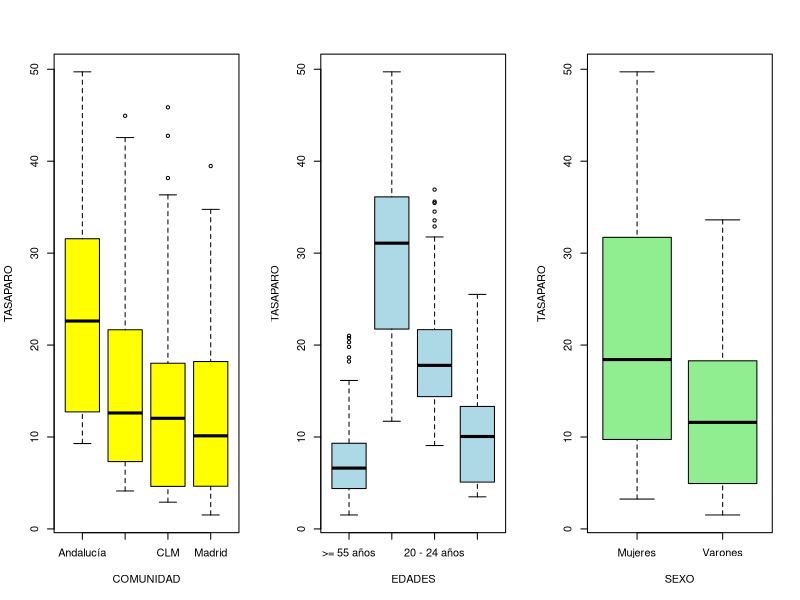
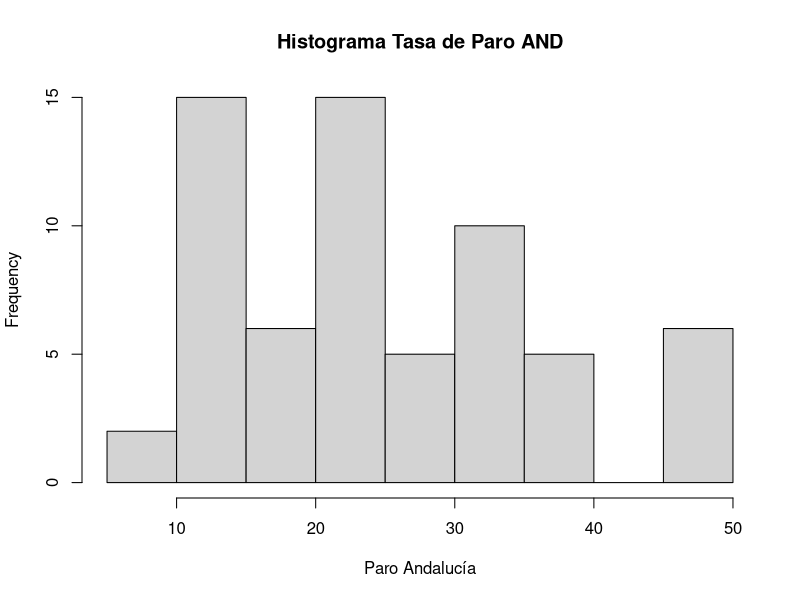

These charts were generated, in order, by the following R code:
#Lectura de datos
library(readxl)
Paro_CCAA <- read_excel("Paro_CCAA.xlsx")
Paro <- Paro_CCAA
rm(Paro_CCAA)
head(Paro)
attach(Paro)


#Conversión a factor
is.factor(Paro$COMUNIDAD)
Paro$COMUNIDAD<-as.factor(Paro$COMUNIDAD)
is.factor(Paro$EDADES)
Paro$EDADES<-as.factor(Paro$EDADES)
is.factor(Paro$SEXO)
Paro$SEXO <-as.factor(Paro$SEXO)
summary(Paro)


#Tratamiento individual
PAROEDAD<-as.data.frame(split(TASAPARO,EDADES)) #Divide la variable cuantitativa en funcion del factor
head(PAROEDAD)
tapply(TASAPARO,EDADES,summary) #summary de la tasa de paro por edades

#Analisis gráfico
par(mfrow=c(1,3))
boxplot(TASAPARO~COMUNIDAD, col="yellow")  
boxplot(TASAPARO~EDADES, col="lightblue")
boxplot(TASAPARO~SEXO, col="lightgreen")
#Tasa de paro según CCAA


# Vamos a comprobar que no haya problemas de heteroscedasticidad mediante el test de Levene.
# Para ello tenemos que cargar la libreria "car", tambien hay funciones en R 
# para los test de Bartlett y Fligner-Killeen.

#Contraste de hipótesis del ANOVA
library(car)
##Homocedasticidad
#COMUNIDAD
leveneTest(TASAPARO~COMUNIDAD,data=Paro)   #Test de de Levene. Comprobar homocedasticidad. Ho: Igualdad de varianzas
bartlett.test(TASAPARO~COMUNIDAD,data=Paro) #Test de Bartlett. Comprobar homocedasticidad. Ho: Igualdad de varianzas
fligner.test(TASAPARO~COMUNIDAD,data=Paro)  #Test de Fligner-Killeen. Comprobar homocedasticidad. Ho: Igualdad de varianzas
#EDADES
leveneTest(TASAPARO~EDADES,data=Paro)   
bartlett.test(TASAPARO~EDADES,data=Paro) 
fligner.test(TASAPARO~EDADES,data=Paro)
#SEXO
leveneTest(TASAPARO~SEXO,data=Paro)   
bartlett.test(TASAPARO~SEXO,data=Paro) 
fligner.test(TASAPARO~SEXO,data=Paro)
##Normalidad
#Usamos solo el test #Shapiro-Wilks, hay otros tipos de test
library(nortest)
tapply(TASAPARO,COMUNIDAD,shapiro.test)  
tapply(TASAPARO,EDADES,shapiro.test)
tapply(TASAPARO,SEXO,shapiro.test)
#Se rechaza la hipótesis nula de normalidad en todos los casos
#Histograma
partes <- data.frame(split(Paro,COMUNIDAD)) #Dividimos juarte según categoría de producto
View(partes)
#Así podemos visualizar la normalidad
par(mfrow=c(1,1))
hist(partes$Andalucía.TASAPARO,main="Histograma Tasa de Paro AND",xlab="Paro Andalucía") 

# La tabla de analisis de la varianza es (Tabla ANOVA)
Paro.aov <- aov(TASAPARO~COMUNIDAD*SEXO*EDADES,data=Paro) #La funcion aov genera la lista de datos para la puntuacion segun el metodo
summary(Paro.aov)
#Tanto los factores como sus interacciones son todos significativos
# La estimacion del tamaño de los efectos es:
eta2.COMUNIDAD<- summary(Paro.aov)[[1]][1,2]/(summary(Paro.aov)[[1]][1,2] + 1757) 
eta2.SEXO<- summary(Paro.aov)[[1]][2,2]/(summary(Paro.aov)[[1]][2,2]+ 1757)
eta2.EDADES<- summary(Paro.aov)[[1]][3,2]/(summary(Paro.aov)[[1]][3,2]+ 1757)
eta2.comunidadsexo<- summary(Paro.aov)[[1]][4,2]/(summary(Paro.aov)[[1]][4,2]+ 1757)
eta2.comunidadedades<- summary(Paro.aov)[[1]][5,2]/(summary(Paro.aov)[[1]][5,2]+ 1757)
eta2.sexoedades<- summary(Paro.aov)[[1]][6,2]/(summary(Paro.aov)[[1]][6,2]+ 1757)
eta2.comunidadsexoedades<- summary(Paro.aov)[[1]][7,2]/(summary(Paro.aov)[[1]][7,2]+ 1757)
eta2.COMUNIDAD
eta2.SEXO
eta2.EDADES
eta2.comunidadsexo
eta2.comunidadedades
eta2.sexoedades
eta2.comunidadsexoedades

#Parametros
model.tables(Paro.aov) #Diferencia respecto a la gran media, 
model.tables(Paro.aov, type="mean") #medias del subgrupo dentro del grupo y la gran media

# El error cuadratico medio o estimacioon insesgada de la varianza del modelo es
ECM <- deviance(Paro.aov)/Paro.aov$df.residual
ECM


# Por ultimo hacemnos un analisis ex-post para ver las diferencias dos a dos mediante Tukey, para cada
# uno de los factores significativos.
#Ho: Igualdad de medias, su p-valor es p-adj
A<-TukeyHSD(Paro.aov) 
A

#Otras librerias
library(tidyverse)
library(ggplot2)
